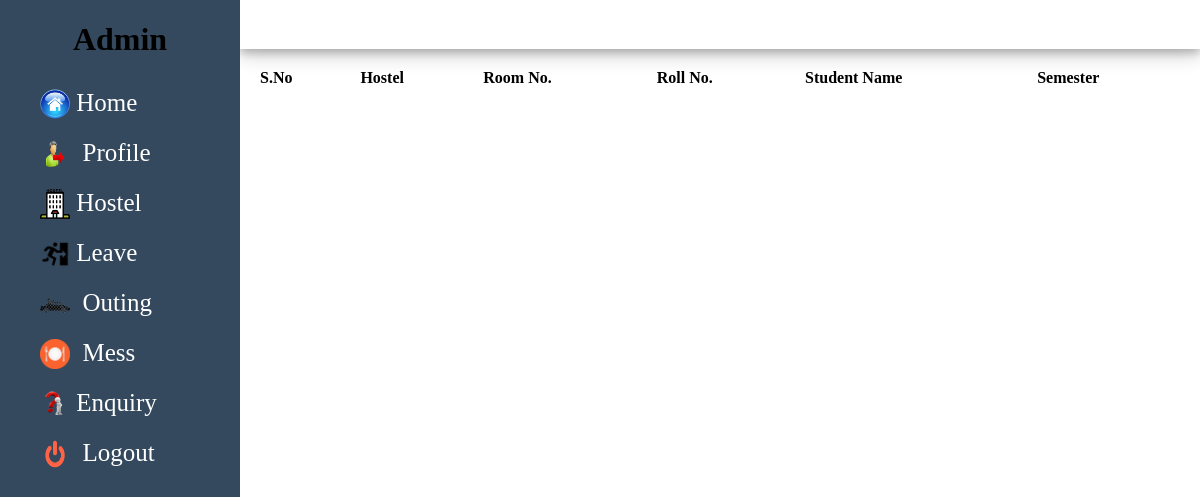
/student-list-1502, run on an earlier commit of the app's database.
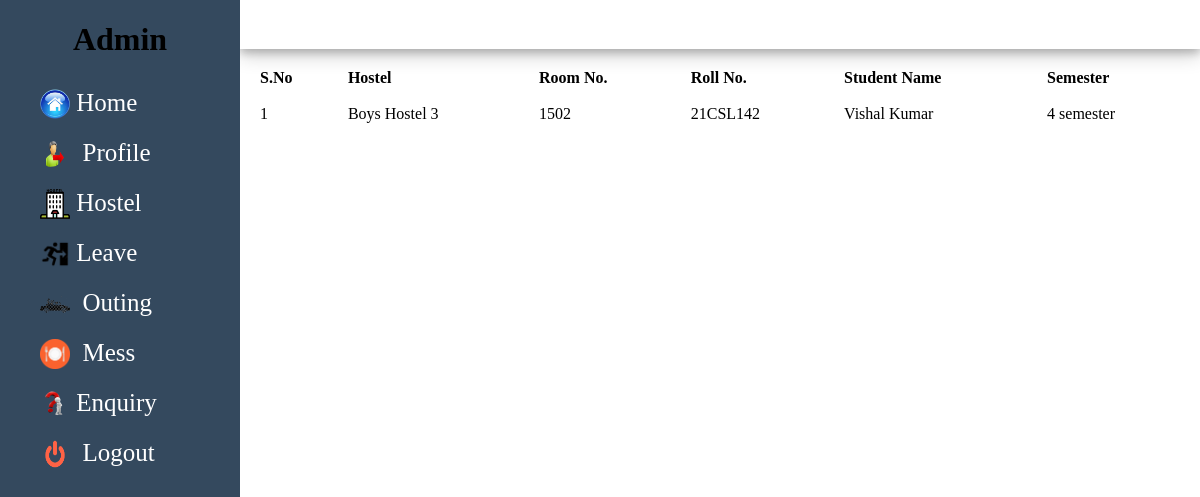
And on a later commit of the database.
### home/models.py (models this page shows, shortened)
class AddStudent(models.Model):
    first_name = models.CharField(max_length=50)
    last_name = models.CharField(max_length=50)
    father_first_name = models.CharField(max_length=50)
    father_last_name = models.CharField(max_length=50)
    mobile_number = models.CharField(max_length=15)
    alternate_number = models.CharField(max_length=50)
    email_id = models.CharField(max_length=50)
    gender = models.CharField(max_length=50,null=True)
    blood_group = models.CharField(max_length=50, null=True)
    college_name = models.CharField(max_length=50)
    semester = models.CharField(max_length=50)
    roll_no = models.CharField(max_length=50)
    dob = models.CharField(max_length=50)
    hostel = models.CharField(max_length=50, null=True)
    floor = models.CharField(max_length=50, null=True)
    room_number = models.CharField(max_length=50)
    status = models.BooleanField('Aproved', default=False)
    Aaa = models.CharField(max_length=50, null=True)
    Aab = models.CharField(max_length=50, null=True)

### home/student_views.py (the view)
def s_1502(request):
    students = AddStudent.objects.filter(room_number = 1502)
    students = {'students':students}
    return render(request, 'students-list.html', students)

### templates/students-list.html (shortened to what this page needs)
{% extends "side-menu.html" %} {% block body %}
<div class="main">
    <div class="row">
    </div>
    <div class="row1">
            <table class="tbl-leave-admin">
                <tr>
                    <th>S.No</th>
                    <th>Hostel</th>
                    <th>Room No.</th>
                    <th>Roll No.</th>
                    <th>Student Name</th>
                    <th>Semester</th>
                </tr>
                 {% for i in students %}
                <tr>
                    <td>{{ forloop.counter }}</td>
                    <td>{{ i.hostel }}</td>
                    <td>{{ i.room_number}}</td>
                    <td>{{ i.roll_no }}</td>
                    <td>{{ i.first_name }} {{ i.last_name}}</td>
                    <td>{{ i.semester}}</td>
                </tr>
                {% endfor %}
            </table>
    </div>
</div>
{% endblock body %}

What changed in the data, as far as the page shows it:
now on this page (row edited): AddStudent: hostel "Boys Hostel 3", room_number "1502", roll_no "21CSL142", first_name "Vishal", last_name "Kumar", semester "4 semester"
